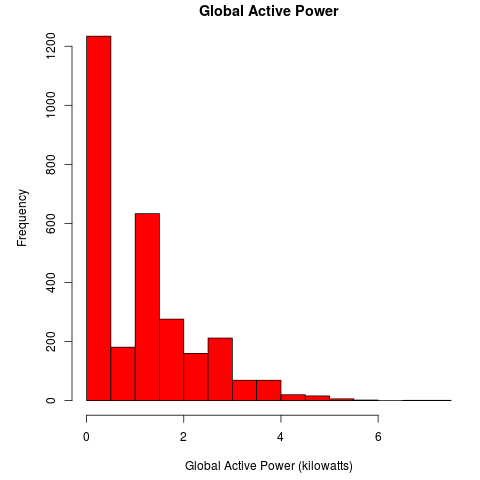

Source code (R):
# Script used to plot into a png file, named 'plot1.png' the Plot 1
# described at the project 1 assignment, for Exploratory Data Analysis Course.

source('run_plot.R');

# Load Data
data <- loadData();

# Perform a plot at the PNG file 'plot1.png'
png("plot1.png");
runPlot1(data); 
dev.off();